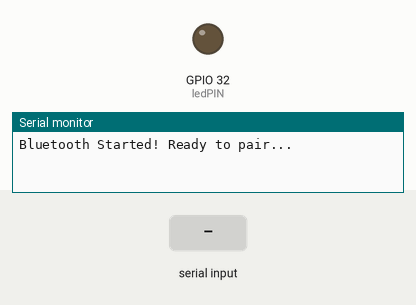
Recording of a sketch running on a simulated ESP32. On the bench: output pins drawn as LEDs (lit = HIGH), the last lines printed to the serial monitor. The inputs (shaded band) are chosen by the test bench. Nothing arrives over Bluetooth unless stated.

Above: at 1.2 s.
1.3 s: "1" received over the second serial link
At 2.5 s:
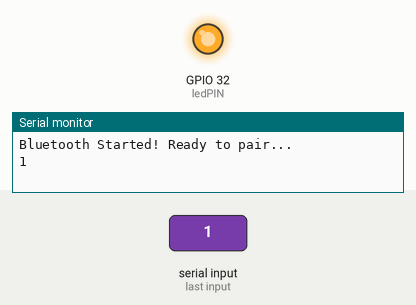
2.8 s: "0" received over the second serial link
At 3.7 s:
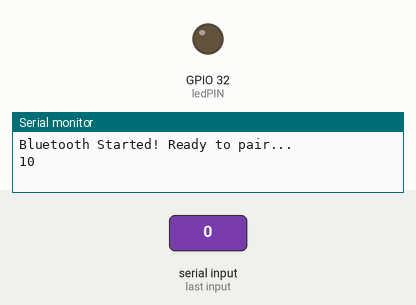
Timing chart, 0 to 5.8 s (numbered marks = the images above; inputs shaded):
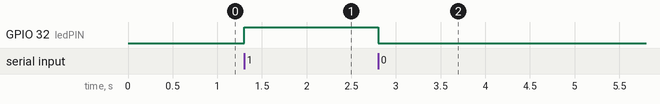

Measured:
- after the input at 1.3 s, GPIO 32 (ledPIN): LOW → HIGH at once
- after the input at 2.8 s, GPIO 32 (ledPIN): HIGH → LOW at once

The sketch:

BT.ino
```cpp
#include <BluetoothSerial.h>
#define ledPIN 32
BluetoothSerial SerialBT;
byte BTData;
/* Check if Bluetooth configurations are enabled in the SDK */
#if !defined(CONFIG_BT_ENABLED) || !defined(CONFIG_BLUEDROID_ENABLED)
#error Bluetooth is not enabled! Please run `make menuconfig` to and enable it
#endif
void setup()
{
  pinMode(ledPIN, OUTPUT);
  Serial.begin(115200);
  SerialBT.begin();
  Serial.println("Bluetooth Started! Ready to pair...");
}
void loop()
{
  if(SerialBT.available())
  {
    BTData = SerialBT.read();
    Serial.write(BTData);
  }
  /* If received Character is 1, then turn ON the LED */
  /* You can also compare the received data with decimal equivalent */
  /* 48 for 0 and 49 for 1 */
  /* if(BTData == 48) or if(BTData == 49) */
  if(BTData == '1')
  {
    digitalWrite(ledPIN, HIGH);
    SerialBT.print("LED IS ON");
    BTData = 2;
  }

  /* If received Character is 0, then turn OFF the LED */
  if(BTData == '0')
  {
    digitalWrite(ledPIN, LOW);
    SerialBT.print("LED IS OFF");
    BTData = 2;
  }
}
```
